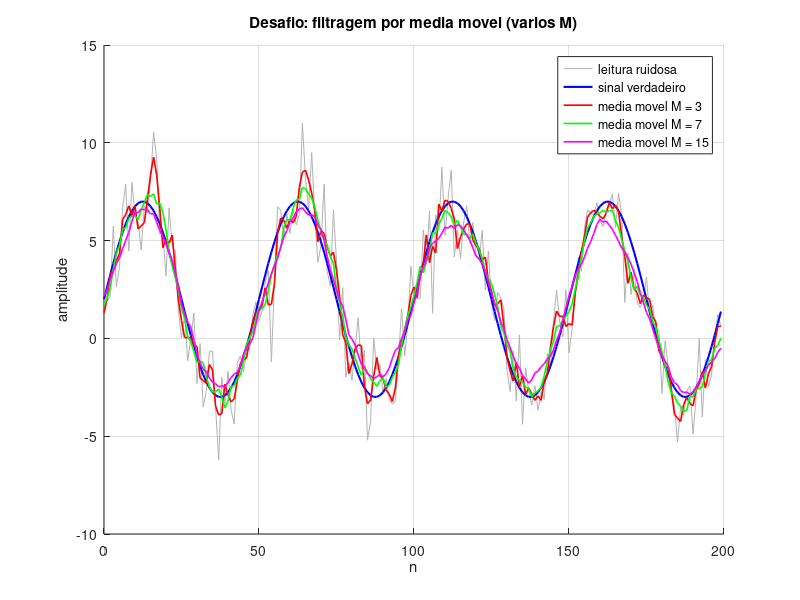

This chart was generated by the following MATLAB code:
% =====================================================================
% Desafio - Filtragem de sinal de sensor com filtro de media movel
%
% Cenario: sinal lento (senoide) corrompido por ruido gaussiano rapido.
% Aplicamos filtros de media movel com diferentes comprimentos M e
% comparamos visualmente (e numericamente, via SNR) o resultado.
% =====================================================================

% Reprodutibilidade
rand('state', 42);
randn('state', 42);

% Sinal "verdadeiro" (lento) e ruido (rapido)
N = 200;
n = 0:N-1;
sinal = 5 * sin(2*pi*0.02*n) + 2;        % senoide lenta + nivel DC
ruido = 1.5 * randn(1, N);               % ruido branco gaussiano
x = sinal + ruido;                       % leitura do sensor

% Filtros de media movel com M = 3, 7 e 15
Ms = [3 7 15];
cores = {'r', 'g', 'm'};

figure('Name', 'Desafio - Filtragem com media movel');
hold on;
plot(n, x, 'Color', [0.7 0.7 0.7], 'DisplayName', 'leitura ruidosa');
plot(n, sinal, 'b', 'LineWidth', 1.5, 'DisplayName', 'sinal verdadeiro');

disp('Comparativo: comprimento do filtro x reducao do ruido');
disp('M | RMS do erro (filtrado vs sinal verdadeiro)');
disp('--+-------------------------------------------');
for k = 1:length(Ms)
    M = Ms(k);
    h = (1/M) * ones(1, M);
    y = conv(x, h);

    % Compensar o atraso de grupo (M-1)/2 para alinhamento visual
    atraso = floor((M-1)/2);
    y_alinhado = y(1+atraso : N+atraso);

    erro_rms = sqrt(mean((y_alinhado - sinal).^2));
    fprintf('%d | %.4f\n', M, erro_rms);

    plot(n, y_alinhado, cores{k}, 'LineWidth', 1.2, ...
         'DisplayName', sprintf('media movel M = %d', M));
end

hold off;
grid on;
xlabel('n');
ylabel('amplitude');
title('Desafio: filtragem por media movel (varios M)');
legend('Location', 'best');

disp(' ');
disp('Observacoes:');
disp(' - M maior -> mais suavizacao, mas tambem mais distorcao do sinal lento.');
disp(' - M menor -> preserva detalhes, mas filtra menos ruido.');
disp(' - Em todos os casos ha atraso de grupo (M-1)/2 (compensado no plot).');
disp(' - Limitacoes: lobos secundarios na resposta em frequencia, atenuacao');
disp('   de altas freq. legitimas, efeitos de borda nas extremidades.');
